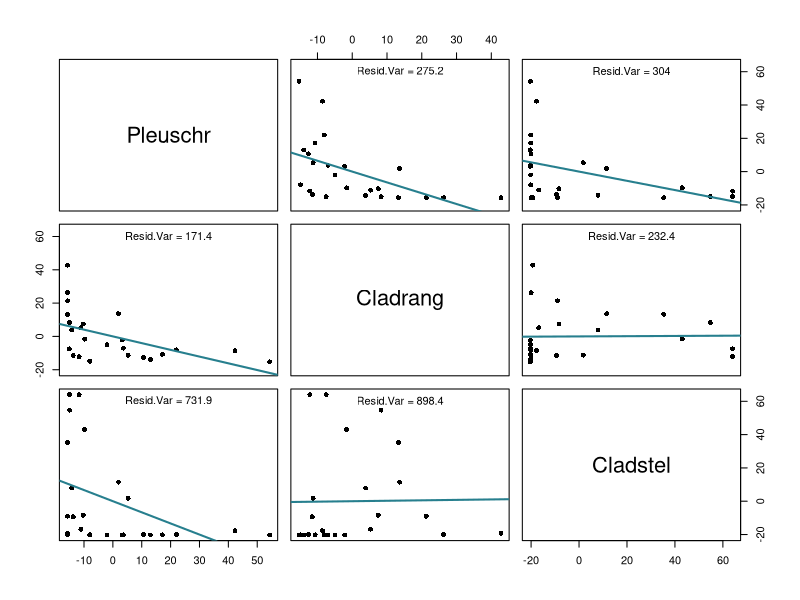
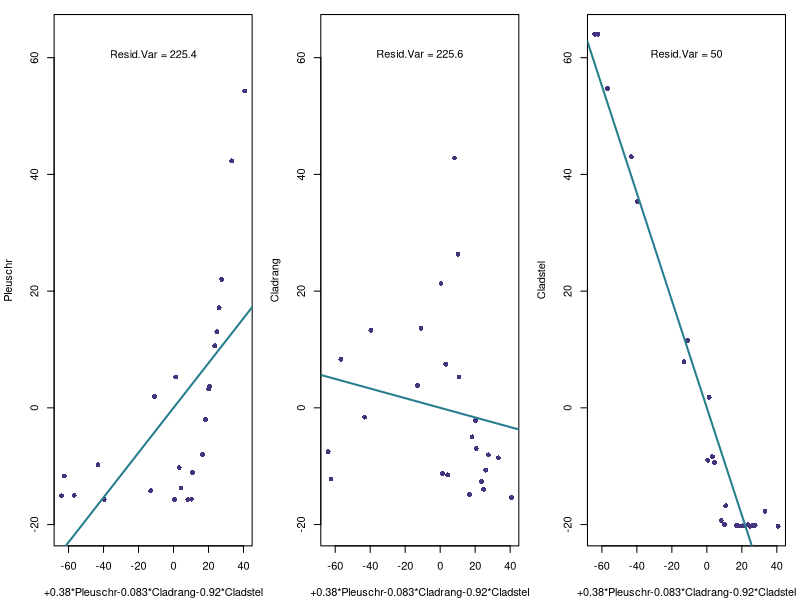
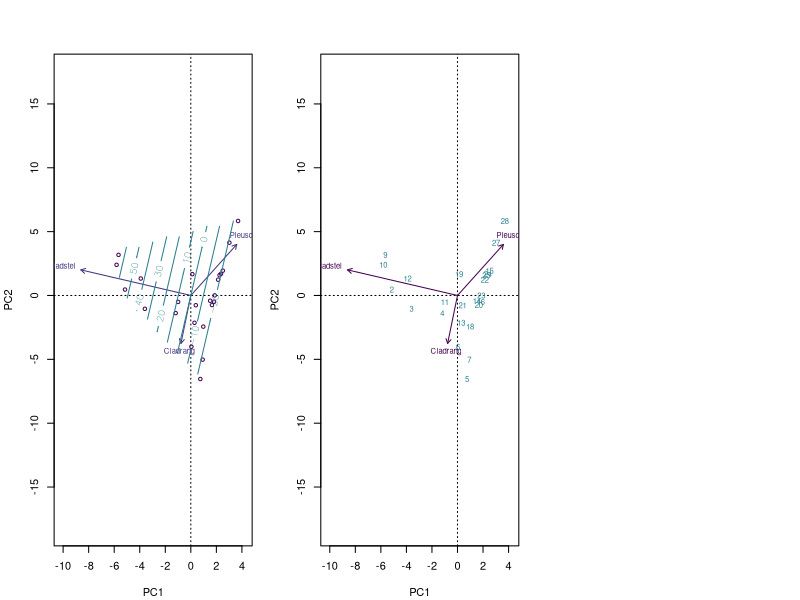

The R source for these figures, in order:
## ---- chunk 1
knitr::opts_chunk$set(comment=NA,
                      echo = FALSE, message = FALSE, warning = FALSE, cache = TRUE,
                      fig.align = 'center', fig.height = 4.5, fig.width = 8, dev = 'svg')
knitr::knit_hooks$set(crop.plot = knitr::hook_pdfcrop)
options(htmltools.dir.version = FALSE)
knitr::opts_chunk$set(rgl.newwindow = TRUE)
## ---- chunk 2
require('vegan')
data('varespec')
require('knitr')
require('viridis')
## ---- chunk 3
bott <- varespec[, c("Pleuschr","Cladrang","Cladstel")]
bott0 <- scale(bott, scale = FALSE)
par(mar=c(4,4,1,1)+.1)
palette(viridis(8))
panel.lm <- function(x, y, col.smooth = 1, ...)
{
    usr <- par("usr"); on.exit(par(usr))
    points(x, y, ...)
    mod <- lm(y ~ x)
    txt <- paste0("Resid.Var = ", round(summary(mod)$sigma^2, 1))
    abline(mod, col = col.smooth, lwd=2)
    text(mean(usr[1:2]), 0.9*usr[4], txt)
}
pairs(bott0, pch=16, col = 4, ylim = range(bott0), panel = panel.lm)
## ---- chunk 4
mod <- rda(bott0)
koef <- mod$CA$v[,1]
xlab = paste(formatC(koef,digits=2, flag="+"), names(koef), sep="*",collapse="")
PC1 <- (bott0 %*% mod$CA$v)[,1]
df <- data.frame(bott0)
palette(viridis(8))
par(mar=c(4,4,1,1)+.1, mfrow=c(1,3))
ylim <- range(bott0)
plot(Pleuschr ~ PC1, df, type="n", ylim=ylim, xlab=xlab)
panel.lm(PC1, df$Pleuschr, pch=16, col = 2, col.smooth=4)
plot(Cladrang ~ PC1, df, type="n", ylim=ylim, xlab=xlab)
panel.lm(PC1, df$Cladrang, pch=16, col = 2, col.smooth=4)
plot(Cladstel ~ PC1, df, type="n", ylim=ylim, xlab=xlab)
panel.lm(PC1, df$Cladstel, pch=16, col = 2, col.smooth=4)

## ---- chunk 5
par(mar=c(4,4,4,1)+.1)
palette(viridis(8))
biplot(mod, type = c("text","points"))
tmp <- ordisurf(mod ~ Cladstel, df, add = TRUE, col=4, knots=1)
## ---- chunk 6
par(mar=c(4,4,4,1)+.1)
palette(viridis(8))
biplot(mod, col=c(4,1))
